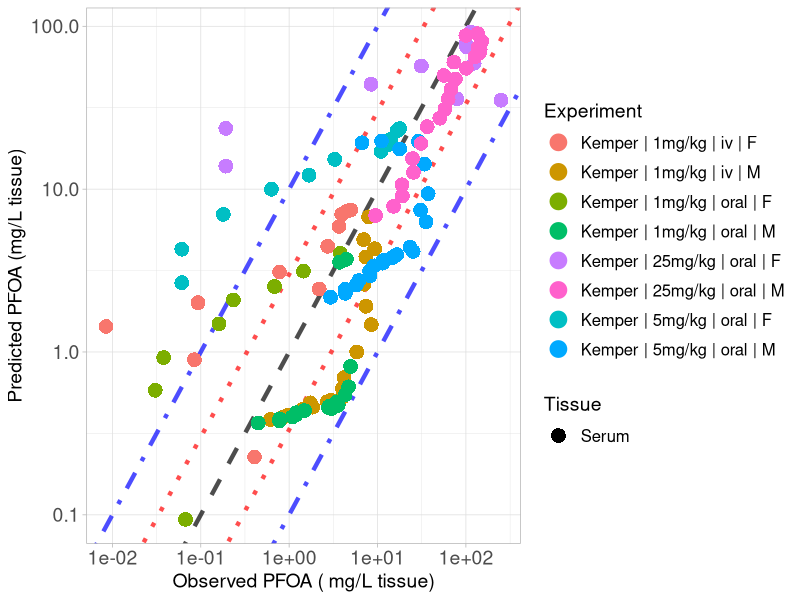

This figure's R source:
library(ggplot2)

#setwd("C:/Users/ptsir/Documents/GitHub/PFAS_PBK_models/PFOA inhalation Rat/Validation/Validation_results")
setwd("C:/Users/dpjio/Documents/GitHub/PFAS_PBK_models/PFOA inhalation Rat/Validation/Validation_koff_09_lung_same_RAF_bile")

# Load Results 

# 
Kemper_serum_results <- read.csv("Kemper_2003_serum_results.csv", header = T)
Kemper_iv_F_1 <- Kemper_serum_results[Kemper_serum_results$Dose == 1 & Kemper_serum_results$Type == "iv" &
                               Kemper_serum_results$sex == "F", ]
Kemper_iv_F_1$Experiment <- "Kemper | 1mg/kg | iv | F"

Kemper_oral_F_1 <- Kemper_serum_results[Kemper_serum_results$Dose == 1 & Kemper_serum_results$Type == "oral" &
                                 Kemper_serum_results$sex == "F", ]
Kemper_oral_F_1$Experiment <- "Kemper | 1mg/kg | oral | F"

Kemper_oral_F_5 <- Kemper_serum_results[Kemper_serum_results$Dose == 5 & Kemper_serum_results$Type == "oral" &
                                 Kemper_serum_results$sex == "F", ]
Kemper_oral_F_5$Experiment <- "Kemper | 5mg/kg | oral | F"
Kemper_oral_F_25 <- Kemper_serum_results[Kemper_serum_results$Dose == 25 & Kemper_serum_results$Type == "oral" &
                                  Kemper_serum_results$sex == "F", ]
Kemper_oral_F_25$Experiment <- "Kemper | 25mg/kg | oral | F"

Kemper_iv_M_1 <- Kemper_serum_results[Kemper_serum_results$Dose == 1 & Kemper_serum_results$Type == "iv" &
                               Kemper_serum_results$sex == "M", ]
Kemper_iv_M_1$Experiment <- "Kemper | 1mg/kg | iv | M"

Kemper_oral_M_1 <- Kemper_serum_results[Kemper_serum_results$Dose == 1 & Kemper_serum_results$Type == "oral" &
                                 Kemper_serum_results$sex == "M", ]
Kemper_oral_M_1$Experiment <- "Kemper | 1mg/kg | oral | M"

Kemper_oral_M_5 <- Kemper_serum_results[Kemper_serum_results$Dose == 5 & Kemper_serum_results$Type == "oral" &
                                 Kemper_serum_results$sex == "M", ]
Kemper_oral_M_5$Experiment <- "Kemper | 5mg/kg | oral | M"
Kemper_oral_M_25 <- Kemper_serum_results[Kemper_serum_results$Dose == 25 & Kemper_serum_results$Type == "oral" &
                                  Kemper_serum_results$sex == "M", ]
Kemper_oral_M_25$Experiment <- "Kemper | 25mg/kg | oral | M"
# 
# Kudo_high <- Kudo_results[Kudo_results$Dose == 16.560, ] 
# Kudo_high$Experiment <-  "Kudo | 16mg/kg | iv"
# 
# Kim_results <- read.csv("Kim_results.csv", header = T)
# Kim_iv <- Kim_results[Kim_results$Type == "iv",]
# Kim_iv$Experiment <-  "Kim | 1mg/kg | iv"
# 
# Kim_oral <- Kim_results[Kim_results$Type == "oral",]
# Kim_oral$Experiment <-  "Kim | 1mg/kg | oral"


Experiment <- scales::hue_pal()(8)

names(Experiment) <- unique(c( Kemper_iv_F_1$Experiment, Kemper_iv_M_1$Experiment,
                              Kemper_oral_F_1$Experiment,Kemper_oral_M_1$Experiment, Kemper_oral_F_5$Experiment, 
                               
                               Kemper_oral_M_5$Experiment,  Kemper_oral_F_25$Experiment, Kemper_oral_M_25$Experiment))



scatter_plot <- ggplot()+
  geom_abline(intercept = log10(1), slope = 1, linetype = "dashed", color = "black", linewidth = 1.5, alpha = 0.7) +  # Identity line in log10 scale
  geom_abline(intercept = log10(3), slope = 1, linetype = "dotted", color = "red", linewidth = 1.5, alpha = 0.7) +  # +3-fold error line
  geom_abline(intercept = log10(1/3), slope = 1, linetype = "dotted", color = "red", linewidth = 1.5, alpha = 0.7) +  # -3-fold error line
  geom_abline(intercept = log10(10), slope = 1, linetype = "dotdash", color = "blue", linewidth = 1.5, alpha = 0.7) +  # +10-fold error line
  geom_abline(intercept = log10(1/10), slope = 1, linetype = "dotdash", color = "blue", linewidth = 1.5, alpha = 0.7) +  # -10-fold error line
  geom_point(data = Kemper_iv_F_1, aes(x=Observed, y=Predicted, color = Experiment, shape = Tissue), size=4, stroke = 1.5)+
  geom_point(data = Kemper_oral_F_1, aes(x=Observed, y=Predicted, color = Experiment, shape = Tissue), size=4, stroke = 1.5)+
  geom_point(data = Kemper_oral_F_5, aes(x=Observed, y=Predicted, color = Experiment, shape = Tissue), size=4, stroke = 1.5)+
  geom_point(data = Kemper_oral_F_25, aes(x=Observed, y=Predicted, color = Experiment, shape = Tissue), size=4, stroke = 1.5)+
  geom_point(data = Kemper_iv_M_1, aes(x=Observed, y=Predicted, color = Experiment, shape = Tissue), size=4, stroke = 1.5)+
  geom_point(data = Kemper_oral_M_1, aes(x=Observed, y=Predicted, color = Experiment, shape = Tissue), size=4, stroke = 1.5)+
  geom_point(data = Kemper_oral_M_5, aes(x=Observed, y=Predicted, color = Experiment, shape = Tissue), size=4, stroke = 1.5)+
  geom_point(data = Kemper_oral_M_25, aes(x=Observed, y=Predicted, color = Experiment, shape = Tissue), size=4, stroke = 1.5)+
  scale_y_log10()+
  scale_x_log10()+
  scale_color_manual(values = Experiment)+
  theme(legend.spacing.y = unit(1, 'cm')) +
  guides(fill = guide_legend(byrow = TRUE))+
  theme_light()+
  labs(y = "Predicted PFOA (mg/L tissue)",
       x = "Observed PFOA ( mg/L tissue)")+
  theme(plot.title = element_text(hjust = 0.5),
        legend.key.size = unit(0.75, 'cm'),  
        legend.title = element_text(size=14),
        legend.text = element_text(size=12,  hjust = 0),
        axis.text = element_text(size = 14),
        axis.title = element_text(size = 14),
        )

#print(scatter_plot)

ggsave("validation_plot_PFOA_serum.png", scatter_plot, width = 11, height = 7, units = "in", dpi = 300)
